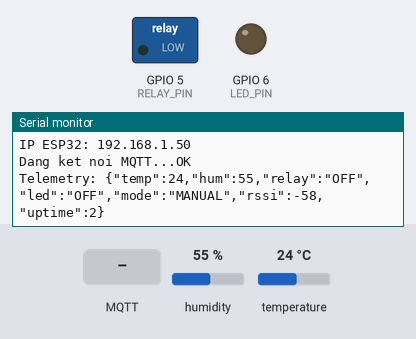
The sketch below on a simulated ESP32-S3. On the bench: switched loads named in the sketch (green lamp = pin HIGH), output pins drawn as LEDs (lit = HIGH), the last lines printed to the serial monitor. The test bench sets the inputs (shaded band); at power-on: humidity 55 %, temperature 24 °C. WiFi joins after 1.5 s; servers stay silent unless stated; no MQTT or app messages arrive unless stated.

Above: at 2.7 s.
2.8 s: MQTT message "ON" arrives on the first subscribed topic
At 3.8 s:
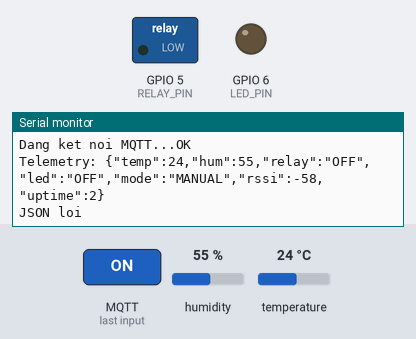
4.3 s: MQTT message "1" arrives on the first subscribed topic
At 5.2 s:
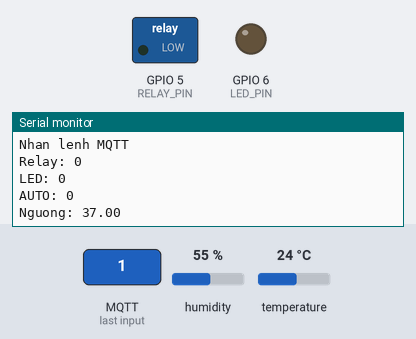
Timing chart, 0 to 7.3 s (numbered marks = the images above; inputs shaded):
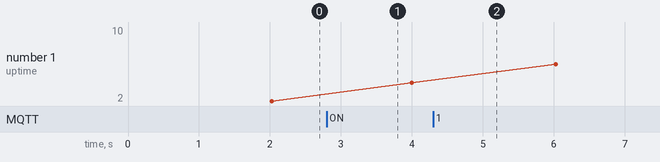

Measured:
- after the input at 2.8 s, the serial monitor: prints a new line at once (image 1)
- after the input at 4.3 s, the serial monitor: prints a new line at once (image 2)

The sketch:

arduno.ino
```cpp
#include <WiFiManager.h>
#include <PubSubClient.h>
#include <ArduinoJson.h>
#include <DHT.h>

// ===========================
// 1. KHAI BÁO CHÂN
// ===========================
#define DHT_PIN 4
#define RELAY_PIN 5
#define LED_PIN 6
#define DHT_TYPE DHT11

// ===========================
// 2. THÔNG TIN THIẾT BỊ
// ===========================
const char* DEVICE_ID = "node-01";

// SỬA IP NÀY THÀNH IP LAPTOP CHẠY EMQX
const char* mqtt_server = "192.168.100.148";

const int mqtt_port = 1883;

// ===========================
// 3. TOPIC MQTT
// ===========================
char topicTelemetry[64];
char topicStatus[64];
char topicCmd[64];
char topicInfo[64];

// ===========================
// 4. ĐỐI TƯỢNG
// ===========================
DHT dht(DHT_PIN, DHT_TYPE);

WiFiClient espClient;
PubSubClient client(espClient);

// ===========================
// 5. TRẠNG THÁI
// ===========================
bool relayState = false;
bool ledState = false;
bool autoMode = false;

float tempThreshold = 37.0;

unsigned long lastSend = 0;

// ===========================
// 6. ĐIỀU KHIỂN RELAY + LED
// ===========================
void applyOutputs() {

  digitalWrite(
    RELAY_PIN,
    relayState ? HIGH : LOW
  );

  digitalWrite(
    LED_PIN,
    ledState ? HIGH : LOW
  );
}

// ===========================
// 7. NHẬN LỆNH MQTT
// ===========================
void callback(
  char* topic,
  byte* payload,
  unsigned int length
) {

  StaticJsonDocument<192> doc;

  DeserializationError error =
      deserializeJson(doc, payload, length);

  if (error) {

    Serial.println("JSON loi");

    return;
  }

  // ------------------------
  // RELAY
  // ------------------------
  if (doc.containsKey("relay")) {

    String value =
      doc["relay"].as<String>();

    relayState =
      (value == "ON");
  }

  // ------------------------
  // LED
  // ------------------------
  if (doc.containsKey("led")) {

    String value =
      doc["led"].as<String>();

    ledState =
      (value == "ON");
  }

  // ------------------------
  // MODE
  // ------------------------
  if (doc.containsKey("mode")) {

    String value =
      doc["mode"].as<String>();

    autoMode =
      (value == "AUTO");
  }

  // ------------------------
  // NGƯỠNG NHIỆT ĐỘ
  // ------------------------
  if (doc.containsKey("threshold")) {

    tempThreshold =
      doc["threshold"].as<float>();
  }

  applyOutputs();

  Serial.println("Nhan lenh MQTT");

  Serial.print("Relay: ");
  Serial.println(relayState);

  Serial.print("LED: ");
  Serial.println(ledState);

  Serial.print("AUTO: ");
  Serial.println(autoMode);

  Serial.print("Nguong: ");
  Serial.println(tempThreshold);
}

// ===========================
// 8. GỬI THÔNG TIN THIẾT BỊ
// ===========================
void publishInfo() {

  StaticJsonDocument<192> info;

  info["name"] =
    "Node cam bien phong thuc hanh";

  info["fw"] =
    "1.0.0";

  info["ip"] =
    WiFi.localIP().toString();

  char buffer[192];

  serializeJson(
    info,
    buffer
  );

  // Retained
  client.publish(
    topicInfo,
    buffer,
    true
  );
}

// ===========================
// 9. KẾT NỐI MQTT
// ===========================
void reconnectMQTT() {

  while (!client.connected()) {

    Serial.print(
      "Dang ket noi MQTT..."
    );

    // LWT:
    // nếu ESP32 mất kết nối bất thường
    // Broker tự gửi "offline"
    if (
      client.connect(
        DEVICE_ID,
        topicStatus,
        1,
        true,
        "offline"
      )
    ) {

      Serial.println("OK");

      // Gửi online
      client.publish(
        topicStatus,
        "online",
        true
      );

      // Gửi thông tin thiết bị
      publishInfo();

      // Subscribe lệnh
      client.subscribe(
        topicCmd,
        1
      );

    } else {

      Serial.print("Loi rc = ");

      Serial.println(
        client.state()
      );

      delay(2000);
    }
  }
}

// ===========================
// 10. SETUP
// ===========================
void setup() {

  Serial.begin(115200);

  // ------------------------
  // OUTPUT
  // ------------------------
  pinMode(
    RELAY_PIN,
    OUTPUT
  );

  pinMode(
    LED_PIN,
    OUTPUT
  );

  relayState = false;
  ledState = false;

  applyOutputs();

  // ------------------------
  // DHT11
  // ------------------------
  dht.begin();

  // ------------------------
  // TẠO TOPIC
  // ------------------------
  sprintf(
    topicTelemetry,
    "devices/%s/telemetry",
    DEVICE_ID
  );

  sprintf(
    topicStatus,
    "devices/%s/status",
    DEVICE_ID
  );

  sprintf(
    topicCmd,
    "devices/%s/cmd",
    DEVICE_ID
  );

  sprintf(
    topicInfo,
    "devices/%s/info",
    DEVICE_ID
  );

  // ------------------------
  // WIFI MANAGER
  // ------------------------
  WiFiManager wm;

  wm.autoConnect(
    "ESP32-IoT-Setup"
  );

  Serial.println(
    "WiFi da ket noi"
  );

  Serial.print(
    "IP ESP32: "
  );

  Serial.println(
    WiFi.localIP()
  );

  // ------------------------
  // MQTT
  // ------------------------
  client.setServer(
    mqtt_server,
    mqtt_port
  );

  client.setCallback(
    callback
  );

  // Keep Alive 10 giây
  client.setKeepAlive(10);

  client.setBufferSize(512);
}

// ===========================
// 11. LOOP
// ===========================
void loop() {

  // ------------------------
  // KẾT NỐI MQTT
  // ------------------------
  if (!client.connected()) {

    reconnectMQTT();
  }

  client.loop();

  // ------------------------
  // GỬI TELEMETRY
  // MỖI 2 GIÂY
  // ------------------------
  if (
    millis() - lastSend
    >= 2000
  ) {

    lastSend = millis();

    // ----------------------
    // ĐỌC DHT11
    // ----------------------
    float temperature =
      dht.readTemperature();

    float humidity =
      dht.readHumidity();

    if (
      isnan(temperature)
      ||
      isnan(humidity)
    ) {

      Serial.println(
        "Loi doc DHT11"
      );

      return;
    }

    // ======================
    // AUTO MODE
    // ======================
    if (autoMode) {

      if (
        temperature
        >= tempThreshold
      ) {

        relayState = true;
        ledState = true;

      } else {

        relayState = false;
        ledState = false;
      }

      applyOutputs();
    }

    // ======================
    // TẠO JSON
    // ======================
    StaticJsonDocument<256> doc;

    doc["temp"] =
      temperature;

    doc["hum"] =
      humidity;

    doc["relay"] =
      relayState
      ? "ON"
      : "OFF";

    doc["led"] =
      ledState
      ? "ON"
      : "OFF";

    doc["mode"] =
      autoMode
      ? "AUTO"
      : "MANUAL";

    doc["rssi"] =
      WiFi.RSSI();

    doc["uptime"] =
      millis() / 1000;

    char buffer[256];

    serializeJson(
      doc,
      buffer
    );

    // ======================
    // PUBLISH
    // ======================
    client.publish(
      topicTelemetry,
      buffer
    );

    Serial.print(
      "Telemetry: "
    );

    Serial.println(
      buffer
    );
  }
}
```
